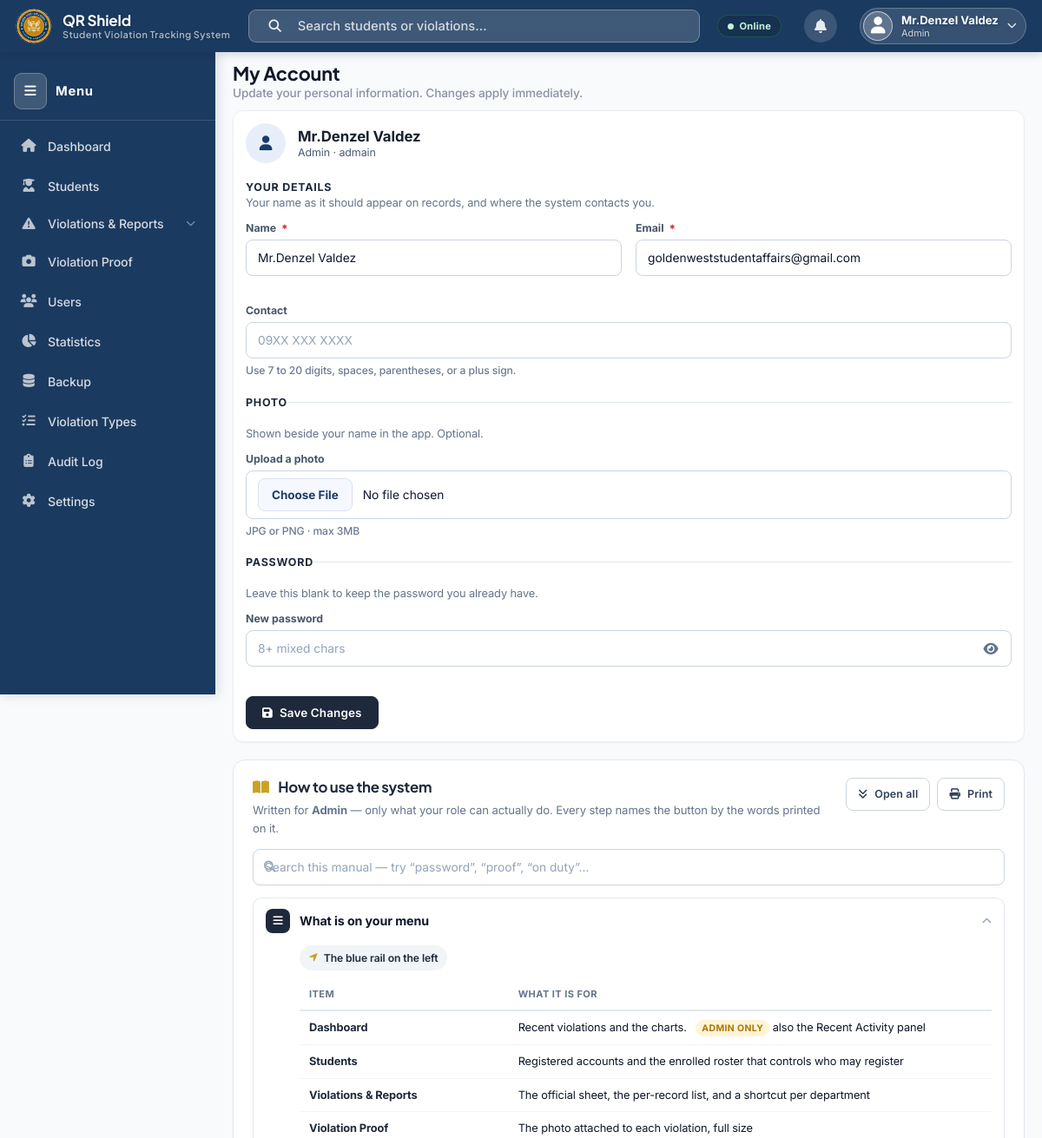
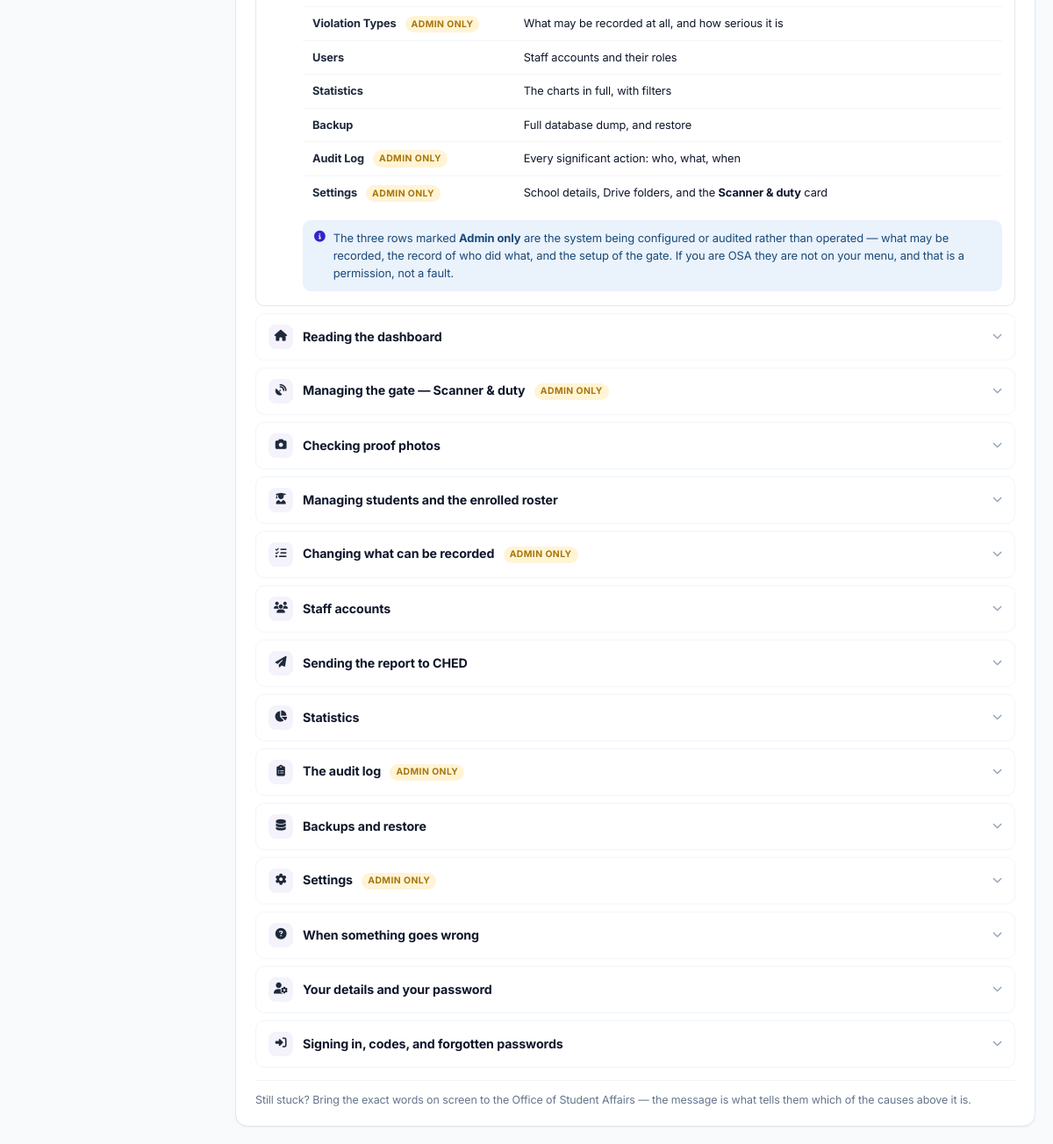
/account.php (signed in), run on the app's committed database (2 pictures, top to bottom).
### tables this page shows
CREATE TABLE `users` (
  `id` int(10) unsigned NOT NULL AUTO_INCREMENT,
  `student_id` varchar(10) DEFAULT NULL,
  `firstname` varchar(60) DEFAULT NULL,
  `middlename` varchar(60) DEFAULT NULL,
  `lastname` varchar(60) DEFAULT NULL,
  `suffix` varchar(15) DEFAULT NULL,
  `fullname` varchar(180) NOT NULL,
  `username` varchar(60) NOT NULL,
  `email` varchar(150) NOT NULL,
  `password` varchar(255) NOT NULL,
  `role` enum('Student','Guard','OSA Staff','OSA','Admin') NOT NULL DEFAULT 'Student',
  `contact_number` varchar(20) DEFAULT NULL,
  `gender` enum('Male','Female','Other') DEFAULT NULL,
  `birthday` date DEFAULT NULL,
  `college_id` int(10) unsigned DEFAULT NULL,
  `course` varchar(150) DEFAULT NULL,
  `year_level` varchar(20) DEFAULT NULL,
  `section` varchar(20) DEFAULT NULL,
  `profile_picture` varchar(255) DEFAULT NULL,
  `qr_code` varchar(255) DEFAULT NULL,
  `status` enum('Active','Inactive') NOT NULL DEFAULT 'Active',
  `email_verified` tinyint(1) NOT NULL DEFAULT 1,
  `verify_code` varchar(6) DEFAULT NULL,
  `verify_expires` datetime DEFAULT NULL,
  `created_at` timestamp NOT NULL DEFAULT current_timestamp(),
  `login_otp_hash` varchar(255) DEFAULT NULL,
  `login_otp_expires` datetime DEFAULT NULL,
  `has_password` tinyint(1) NOT NULL DEFAULT 0,
  `reset_code_hash` varchar(255) DEFAULT NULL,
  `reset_expires` datetime DEFAULT NULL,
  `scanner_access` tinyint(1) NOT NULL DEFAULT 0,
  `scanner_session_token` char(64) DEFAULT NULL,
  `scanner_session_expires` datetime DEFAULT NULL,
  `device_token` varchar(64) DEFAULT NULL,
  `device_otp_hash` varchar(255) DEFAULT NULL,
  `device_otp_expires` datetime DEFAULT NULL,
  `device_otp_pending_token` varchar(64) DEFAULT NULL,
  PRIMARY KEY (`id`),
  UNIQUE KEY `username` (`username`),
  UNIQUE KEY `email` (`email`),
  UNIQUE KEY `student_id` (`student_id`),
  KEY `fk_user_college` (`college_id`),
  CONSTRAINT `fk_user_college` FOREIGN KEY (`college_id`) REFERENCES `colleges` (`id`) ON DELETE SET NULL
);

### account.php (the view, shortened to what this page needs)
<?php
require_once "config/database.php";
$userID = $_SESSION['user_id'];
$stmt = $conn->prepare("SELECT * FROM users WHERE id=:id");
$stmt->execute([':id' => $userID]);
$user = $stmt->fetch(PDO::FETCH_ASSOC);
include "includes/header.php";
include "includes/navbar.php";
include "includes/sidebar.php";
?>
<main class="vts-main">
<div class="vts-main-inner narrow">
  <div class="page-head">
    <h1>My Account</h1>
    <p>Update your personal information. Changes apply immediately.</p>
  </div>
  <div class="vts-card">
    <div class="student-strip u-mb-20">
      <div class="avatar-circle" style="overflow:hidden;">
        <?php if (!empty($user['profile_picture'])): ?>
          <!-- Not alt="": this is the photo the form below edits, so whether one
               is set is information the reader needs, not decoration. -->
          <img alt="Your current profile photo" src="uploads/profile/<?php echo htmlspecialchars($user['profile_picture']); ?>"
style="width:100%;height:100%;object-fit:cover;">
        <?php else: ?><i class="fas fa-user"></i><?php endif; ?>
      </div>
      <div>
        <div class="cell-title" style="font-size:1.05rem;"><?php echo htmlspecialchars($user['fullname']); ?></div>
        <div class="cell-sub"><?php echo htmlspecialchars($role); ?> · <?php echo htmlspecialchars($user['username']); ?></div>
      </div>
    </div>
    <form method="POST" enctype="multipart/form-data">
      <fieldset class="vts-fieldset">
        <legend>Your details</legend>
        <p class="vts-fieldset-hint">Your name as it should appear on records, and where the system contacts you.</p>
        <div class="form-grid-2">
          <div class="vts-form-group">
            <label for="fullname">Name <span class="req">*</span></label>
            <input id="fullname" type="text" name="fullname" class="vts-input" required
                   value="<?php echo htmlspecialchars($user['fullname']); ?>" data-allow="letters" pattern="[A-Za-zÀ-ɏÑñ .'\-]{2,60}" title="Letters, spaces, hyphens, apostrophes and periods only." maxlength="80">
          </div>
          <div class="vts-form-group">
            <label for="email">Email <span class="req">*</span></label>
            <input id="email" type="email" name="email" class="vts-input" required
                   value="<?php echo htmlspecialchars($user['email']); ?>">
          </div>
          <div class="vts-form-group span-2">
            <label for="contact_number">Contact</label>
            <input id="contact_number" type="tel" name="contact_number" class="vts-input"
                   pattern="[0-9+()\- ]{7,20}" inputmode="tel"
                   value="<?php echo htmlspecialchars($user['contact_number'] ?? ''); ?>" placeholder="09XX XXX XXXX"
                   aria-describedby="contactHelp">
            <small class="hint" id="contactHelp">Use 7 to 20 digits, spaces, parentheses, or a plus sign.</small>
          </div>
        </div>
      </fieldset>
      <fieldset class="vts-fieldset">
        <legend>Photo</legend>
        <p class="vts-fieldset-hint">Shown beside your name in the app. Optional.</p>
        <div class="form-grid-2">
          <div class="vts-form-group span-2">
            <label for="profile_picture">Upload a photo</label>
            <input id="profile_picture" type="file" name="profile_picture" class="vts-input" accept=".jpg,.jpeg,.png">
            <small class="hint">JPG or PNG · max 3MB</small>
          </div>
        </div>
      </fieldset>
      <fieldset class="vts-fieldset">
        <legend>Password</legend>
        <p class="vts-fieldset-hint">Leave this blank to keep the password you already have.</p>
        <div class="form-grid-2">
          <div class="vts-form-group span-2">
            <label for="accountPwd">New password</label>
            <div class="password-wrap">
              <input type="password" autocomplete="new-password" name="new_password" id="accountPwd" class="vts-input" placeholder="8+ mixed chars">
              <button type="button" class="eye" aria-label="Show password" title="Show password"><i class="fas fa-eye" aria-hidden="true"></i></button>
            </div>
          </div>
        </div>
      </fieldset>
      <button type="submit" class="btn-primary u-mt-14"><i class="fas fa-save"></i> Save Changes</button>
    </form>
  </div>
<?php include "includes/user_manual.php"; ?>
<?php include "includes/footer.php"; ?>

### assets/css/vts-theme.css (style rules this page uses)
*, *::before, *::after { margin: 0; padding: 0; box-sizing: border-box; }
:root { --navy: #1a3a6b; --navy-dark: #122a52; --navy-light: #1e4580; --gold: #c9a227; --gold-light: #e2b83a; --gold-pale: #f5e9c0; --white: #ffffff; --bg: #f0f4fa; --surface: #ffffff; --text: #1a2340; --text-muted: #5a6a8a; --text-soft: #55617a; --text-faint: #9aa6bd; --border: #dde4f0; --border-soft: #e2e8f5; --surface-alt: #eef2f8; --surface-tint:#e8eef9; --danger: #e03535; --warning: #e07a10; --success: #1b7f46; --info: #1576c4; --sidebar-w: 260px; --navbar-h: 52px; --radius: 12px; --shadow-sm: 0 2px 8px rgba(26,58,107,0.10); --shadow-md: 0 4px 20px rgba(26,58,107,0.15); --shadow-lg: 0 8px 40px rgba(26,58,107,0.20); --grad-header: linear-gradient(90deg, var(--navy) 0%, #2a5298 50%, var(--gold) 100%); --font-ui: 'Inter', system-ui, sans-serif; --font-display: Georgia, serif; }
body { font-family: var(--font-ui); background: var(--bg); color: var(--text); min-height: 100vh; }
button, .btn { cursor: pointer; font-family: inherit; }
body.has-bg-image { background-size: cover; background-position: center; background-attachment: fixed; }
.vts-main { margin-left: var(--sidebar-w); padding-top: var(--navbar-h); min-height: 100vh; position: relative; transition: margin-left 0.3s ease; }
.vts-main-inner { padding: 28px 28px 40px; position: relative; z-index: 1; }
.vts-main::before { content: ''; position: absolute; inset: 0; background: rgba(240,244,250,0.70); pointer-events: none; z-index: 0; }
.vts-card { background: rgba(255,255,255,0.92); backdrop-filter: blur(10px); border-radius: var(--radius); box-shadow: var(--shadow-md); border: 1px solid rgba(255,255,255,0.70); padding: 24px; position: relative; }
.vts-form-group { margin-bottom: 18px; }
.vts-form-group label { display: block; font-size: 0.8rem; font-weight: 700; color: var(--navy); text-transform: uppercase; letter-spacing: 0.06em; margin-bottom: 7px; }
.vts-input { width: 100%; padding: 11px 14px; border: 1.5px solid var(--border); border-radius: 8px; font-size: 0.9rem; color: var(--text); background: #fff; transition: border-color 0.2s, box-shadow 0.2s; outline: none; font-family: inherit; }
.vts-input::placeholder { color: #a0aec0; }
.btn-primary { display: inline-flex; align-items: center; gap: 8px; background: var(--navy); color: var(--white); border: none; padding: 11px 22px; border-radius: 8px; font-size: 0.88rem; font-weight: 700; letter-spacing: 0.04em; transition: background 0.2s, transform 0.1s, box-shadow 0.2s; text-transform: uppercase; }
.u-mt-14 { margin-top: 14px; }
.u-mb-20 { margin-bottom: 20px !important; }
.vts-fieldset { border: 0; border-top: 1px solid var(--border); margin: 0 0 4px; padding: 18px 0 0; min-width: 0; }
.vts-fieldset:first-of-type { border-top: 0; padding-top: 0; }
.vts-fieldset > legend { padding: 0; font-size: .78rem; font-weight: 700; letter-spacing: .06em; text-transform: uppercase; color: var(--navy); }
.vts-fieldset > .vts-fieldset-hint { margin: 3px 0 14px; font-size: .8rem; color: var(--text-muted); }

### assets/css/vts-admin.css (style rules this page uses)
.vts-input, .vts-select, .vts-input-validate { border: 2px solid var(--border); transition: border-color .18s ease, box-shadow .18s ease, background .18s ease; }
.password-wrap { position: relative; }
.password-wrap .vts-input { padding-right: 46px; }
.password-wrap .eye { position: absolute; right: 8px; top: 50%; transform: translateY(-50%); background: none; border: none; cursor: pointer; color: var(--text-muted); font-size: 1.05rem; padding: 6px 8px; border-radius: 6px; line-height: 1; transition: color .15s, background .15s; }

### assets/css/vts-forms.css (style rules this page uses)
.req { color:#e0402f; font-weight:800; font-size:1.05em; line-height:1; margin-left:3px; vertical-align:middle; }
input[type="file"].vts-input, input[type="file"].vts-select { padding:9px 12px; font-size:.86rem; line-height:1.5; color:var(--d-ink-2,#44506a); background:#fff; cursor:pointer; max-width:100%; overflow:hidden; text-overflow:ellipsis; white-space:nowrap; }

### assets/css/user-manual.css (style rules this page uses)
.man-only { display: inline-block; margin-left: 7px; padding: 2px 7px; border-radius: 20px; background: #fff4d6; color: #a9760a; font-size: .65rem; font-weight: 700; text-transform: uppercase; letter-spacing: .04em; vertical-align: middle; white-space: nowrap; }

### includes/header.php (style rules this page uses)
body.has-bg-image { background: linear-gradient(160deg, #0f2a52 0%, #14375f 46%, #0b1f3f 100%); background-attachment: fixed; }

### data on the page
users: fullname "Mr.Denzel Valdez", username "admain", email "goldenweststudentaffairs@gmail.com"

### other printed values
APP_NAME "QR Shield"
APP_TAGLINE "Student Violation Tracking System"
$fullname "Mr.Denzel Valdez"
vts_role_label($role) "Admin"
$role "Admin"
$vtsManualFor "Admin"
$sec['title'] "What is on your menu"
$sec['where'] "The blue rail on the left"
$h "ITEM"
$h "WHAT IT IS FOR"
$cell "Dashboard"
$cell "Recent violations and the charts. ADMIN ONLY also the Recent Activity panel"
$cell "Students"
$cell "Registered accounts and the enrolled roster that controls who may register"
$cell "Violations & Reports"
